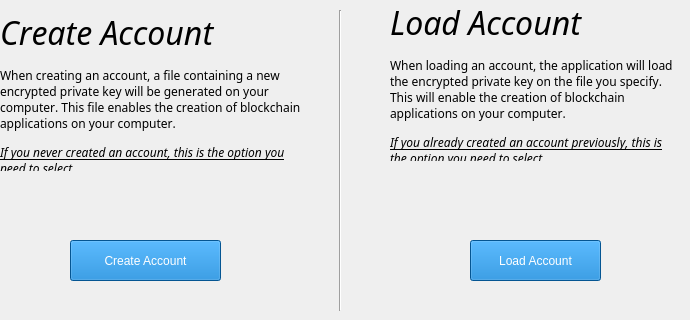
      <widget class="QWidget" name="page_3">
       <widget class="QLabel" name="createAccountText">
        <property name="geometry">
         <rect>
          <x>0</x>
          <y>10</y>
          <width>311</width>
          <height>161</height>
         </rect>
        </property>
        <property name="font">
         <font>
          <family>IBM Plex Sans</family>
          <weight>50</weight>
          <italic>false</italic>
          <bold>false</bold>
          <underline>false</underline>
          <strikeout>false</strikeout>
          <stylestrategy>PreferDefault</stylestrategy>
          <kerning>false</kerning>
         </font>
        </property>
        <property name="styleSheet">
         <string notr="true">line-height: 200%;</string>
        </property>
        <property name="text">
         <string>&lt;html&gt;&lt;head/&gt;&lt;body&gt;&lt;p&gt;&lt;span style=&quot; font-size:24pt; font-style:italic;&quot;&gt;Create Account&lt;/span&gt;&lt;/p&gt;&lt;p&gt;When creating an account, a file containing a new encrypted private key will be generated on your computer. This file enables the creation of blockchain applications on your computer.&lt;/p&gt;&lt;p&gt;&lt;span style=&quot; font-style:italic; text-decoration: underline;&quot;&gt;If you never created an account, this is the option you need to select.&lt;/span&gt;&lt;/p&gt;&lt;/body&gt;&lt;/html&gt;</string>
        </property>
        <property name="wordWrap">
         <bool>true</bool>
        </property>
       </widget>
       <widget class="QLabel" name="loadAccountText">
        <property name="geometry">
         <rect>
          <x>390</x>
          <y>0</y>
          <width>291</width>
          <height>161</height>
         </rect>
        </property>
        <property name="font">
         <font>
          <family>IBM Plex Sans</family>
          <weight>50</weight>
          <italic>false</italic>
          <bold>false</bold>
          <underline>false</underline>
          <strikeout>false</strikeout>
          <stylestrategy>PreferDefault</stylestrategy>
          <kerning>false</kerning>
         </font>
        </property>
        <property name="styleSheet">
         <string notr="true">line-height: 200%;</string>
        </property>
        <property name="text">
         <string>&lt;html&gt;&lt;head/&gt;&lt;body&gt;&lt;p&gt;&lt;span style=&quot; font-size:24pt; font-style:italic;&quot;&gt;Load Account&lt;/span&gt;&lt;/p&gt;&lt;p&gt;When loading an account, the application will load the encrypted private key on the file you specify. This will enable the creation of blockchain applications on your computer.&lt;/p&gt;&lt;p&gt;&lt;span style=&quot; font-style:italic; text-decoration: underline;&quot;&gt;If you already created an account previously, this is the option you need to select.&lt;/span&gt;&lt;/p&gt;&lt;/body&gt;&lt;/html&gt;</string>
        </property>
        <property name="wordWrap">
         <bool>true</bool>
        </property>
       </widget>
       <widget class="QPushButton" name="createAccountBtn">
        <property name="geometry">
         <rect>
          <x>70</x>
          <y>240</y>
          <width>151</width>
          <height>41</height>
         </rect>
        </property>
        <property name="styleSheet">
         <string notr="true">background-color: #0677cc; color: #ffffff;</string>
        </property>
        <property name="text">
         <string>Create Account</string>
        </property>
       </widget>
       <widget class="QPushButton" name="loadAccountBtn">
        <property name="geometry">
         <rect>
          <x>470</x>
          <y>240</y>
          <width>131</width>
          <height>41</height>
         </rect>
        </property>
        <property name="styleSheet">
         <string notr="true">background-color: #0677cc; color: #ffffff;</string>
        </property>
        <property name="text">
         <string>Load Account</string>
        </property>
       </widget>
       <widget class="Line" name="line">
        <property name="geometry">
         <rect>
          <x>330</x>
          <y>10</y>
          <width>20</width>
          <height>301</height>
         </rect>
        </property>
        <property name="orientation">
         <enum>Qt::Vertical</enum>
        </property>
       </widget>
      </widget>
